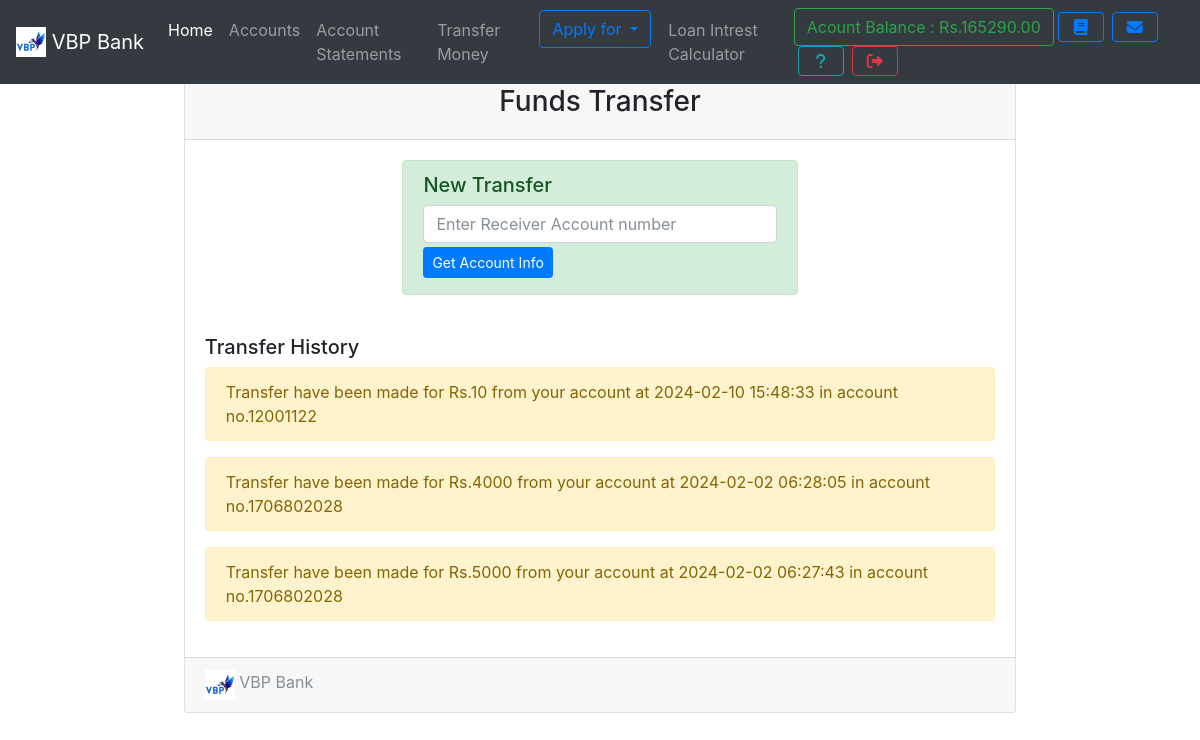
The app's page /transfer.php (signed in) with its own data.
### tables this page shows
CREATE TABLE `useraccounts` (
  `id` int(11) NOT NULL,
  `email` text NOT NULL,
  `password` text NOT NULL,
  `name` varchar(111) NOT NULL,
  `dob` date DEFAULT NULL,
  `accountNo` varchar(111) NOT NULL,
  `accountType` varchar(111) NOT NULL,
  `branch` int(11) NOT NULL,
  `balance` varchar(111) NOT NULL,
  `aadhar` varchar(111) NOT NULL,
  `number` bigint(20) NOT NULL,
  `address` varchar(111) NOT NULL,
  `source` varchar(111) NOT NULL,
  `loan` varchar(111) DEFAULT NULL,
  `loantype` varchar(50) DEFAULT NULL,
  `card` varchar(111) DEFAULT NULL,
  `date` timestamp NOT NULL DEFAULT current_timestamp()
);

CREATE TABLE `transaction` (
  `transactionId` int(11) NOT NULL,
  `action` varchar(111) NOT NULL,
  `credit` varchar(111) NOT NULL,
  `debit` varchar(111) NOT NULL,
  `balance` varchar(111) NOT NULL,
  `beneId` varchar(111) NOT NULL,
  `other` varchar(111) NOT NULL,
  `userId` int(11) NOT NULL,
  `date` timestamp NOT NULL DEFAULT current_timestamp()
);

### assets/fetch_userdata.php (called while the page is built, shortened)
<?php
require 'assets/autoloader.php';
require 'assets/function.php';
$userId = $_SESSION['userId'];
$stmt = $con->prepare("SELECT * FROM useraccounts WHERE id = ?");
$stmt->bind_param("s", $userId);
$stmt->execute();
$result = $stmt->get_result();
if ($result->num_rows === 1) {
    $userData = $result->fetch_assoc();
} else {
    echo "Error: User data not found.";
    exit;
}
?>

### transfer.php (the view, shortened to what this page needs)
<?php include 'assets/fetch_userdata.php'; ?>
<!DOCTYPE html>
<html>
<head> </head>
<body style="background: url(images/bg.png); background-size: 100%">
  <?php include 'tabbar.php'; ?>
  <div class="container">
    <div class="card  w-75 mx-auto">
      <div class="card-header text-center">
        <h3> Funds Transfer</h3>
      </div>
      <div class="card-body ">
          <form method="POST">
              <div class="alert alert-success w-50 mx-auto" >
                <h5>New Transfer</h5>
                <input type="text" name="otherNo" class="form-control " placeholder="Enter Receiver Account number" required>
                <button type="submit" name="get" class="btn btn-primary btn-bloc btn-sm my-1">Get Account Info</button>
              </div>
          </form>
        <br>
        <h5>Transfer History</h5>
          <?php
            $array = $con->query("select * from transaction where userId = '$userData[id]' AND action = 'transfer' order by date desc");
            if ($array ->num_rows > 0)
            {
              while ($row = $array->fetch_assoc())
              {
                  if ($row['action'] == 'transfer')
                  {
                    echo "<div class='alert alert-warning'>Transfer have been made for  Rs.$row[debit] from your account at $row[date] in  account no.$row[other]</div>";
                  }
              }
            }
            else
              echo "<div class='alert alert-info'>You have made no transfer yet.</div>";
          ?>
      </div>
      <div class="card-footer text-muted">
        <?php include 'logo_with_name.php'; ?>
      </div>
    </div>
  </div>
</body>
</html>

### tabbar.php (shortened to what this page needs)
<nav class="navbar navbar-expand-lg navbar-dark bg-dark fixed-top">
 <a class="navbar-brand" href="#">
 <?php include 'logo_with_name.php'; ?>
  </a>
  <div class="collapse navbar-collapse" id="navbarSupportedContent">
    <ul class="navbar-nav mr-auto">
      <li class="nav-item ">
        <a class="nav-link active" href="index.php">Home <span class="sr-only">(current)</span></a>
      </li>
      <li class="nav-item ">  <a class="nav-link" href="accounts.php">Accounts</a></li>
      <li class="nav-item ">  <a class="nav-link" href="statements.php">Account Statements</a></li>
      <li class="nav-item ">  <a class="nav-link" href="transfer.php">Transfer Money</a></li>
      <li class="nav-item ">
        <div class="dropdown">
          <button type="button" class="btn btn-outline-primary dropdown-toggle" data-toggle="dropdown">
          Apply for
          </button>
        </div>
       </li>&nbsp;&nbsp;
        <li class="nav-item ">  <a class="nav-link" href="intrest_cal.php">Loan Intrest Calculator</a></li>
    </ul>
    <form class="form-inline my-2 my-lg-0">
        <a href="accounts.php" class="btn btn-outline-success" data-toggle="tooltip" title="Your current Account Balance">Acount Balance : Rs.<?php echo $userData['balance']; ?></a>
        <a href="statements.php" data-toggle="tooltip" title="Account Summary" class="btn btn-outline-primary mx-1" ><i class="fa fa-book fa-fw"></i></a>
        <a href="notice.php" data-toggle="tooltip" title="View Notice" class="btn btn-outline-primary mx-1" ><i class="fa fa-envelope fa-fw"></i></a>
        <a href="feedback.php" data-toggle="tooltip" title="Help?" class="btn btn-outline-info mx-1" ><i class="fa fa-question fa-fw"></i></a>
        <a href="logout.php" data-toggle="tooltip" title="Logout" class="btn btn-outline-danger mx-1" ><i class="fa fa-sign-out fa-fw"></i></a>
</form>
  </div>
</nav><br><br><br>

### records on screen
useraccounts: balance "165290.00"
transaction: debit "10", date "2024-02-10 15:48:33", other "12001122"
transaction: debit "4000", date "2024-02-02 06:28:05", other "1706802028"
transaction: debit "5000", date "2024-02-02 06:27:43", other "1706802028"

### other values on screen
bankName "VBP Bank VBP Bank"
